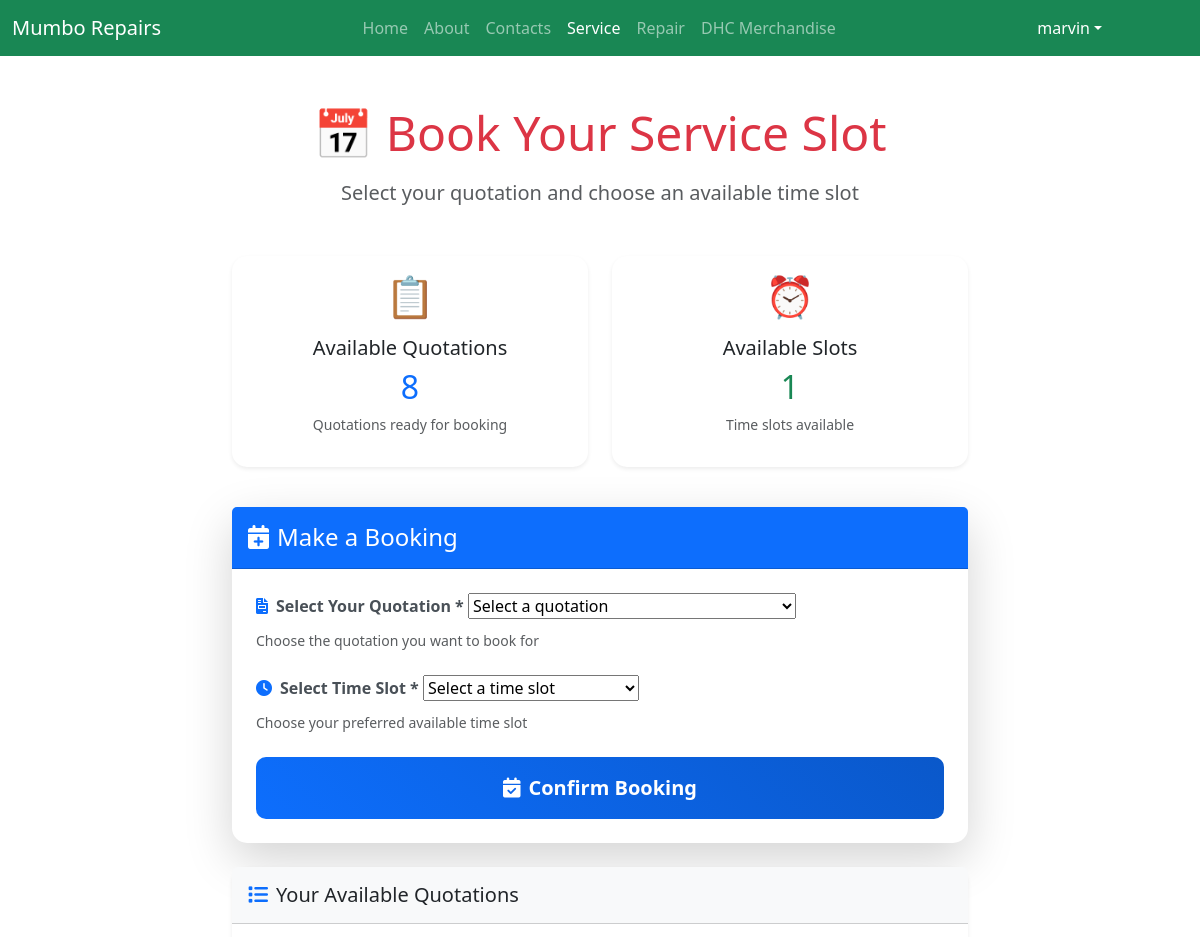
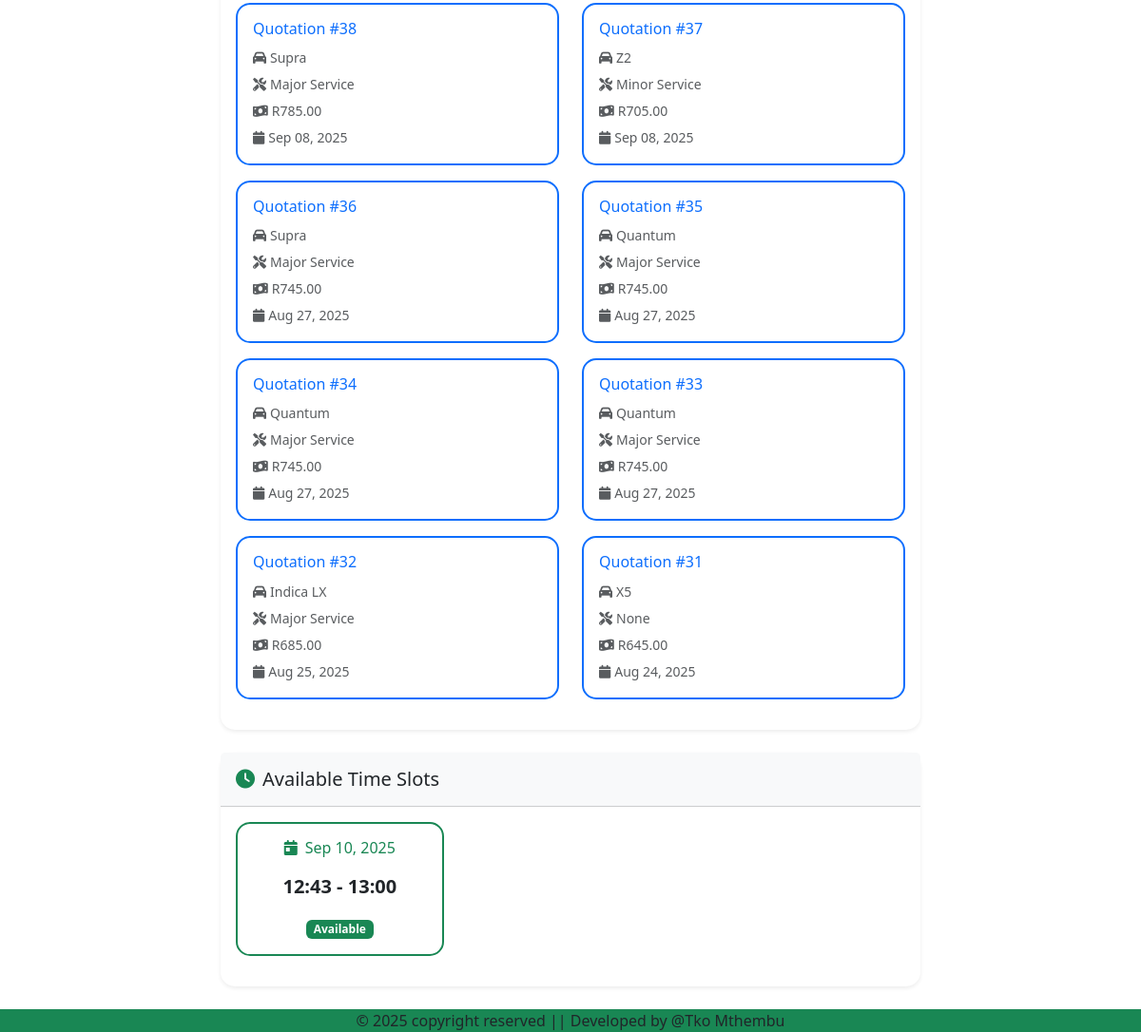
Page /service/available-slots/ (signed in) on the committed database (2 pictures, top to bottom).
### service/models.py (models this page shows, shortened)
class QuotationRequest(models.Model):
    TRANSOPT = [
        ('manual','Manual'),
        ('automatic','Automatic')
    ]
    GASCHOICE = [
        ('petro','Petrol'),
        ('diesel','diesel'),
    ]
    quotereq_id = models.AutoField(primary_key=True, unique=True)
    user = models.ForeignKey(User, on_delete=models.CASCADE)
    vehicle_type = models.ForeignKey(Vehicle, on_delete=models.CASCADE)
    engine_capacity = models.DecimalField(max_digits=4, decimal_places=1, blank=True, null=True)
    gas = models.CharField(max_length=10, choices=GASCHOICE, blank=True, null=True)
    millage = models.CharField(max_length=6, blank=True, null=True)
    transmission = models.CharField(max_length=10, choices=TRANSOPT, default='manual',blank=True, null=True)
    service_requested = models.ForeignKey(Services,on_delete=models.CASCADE, blank=True, null=True)
    total_cost = models.DecimalField(max_digits=10, decimal_places=2, null=True, blank=True)
    additional_notes = models.TextField(blank=True)
    created_at = models.DateTimeField(auto_now_add=True)
    def __str__(self):
        return f"Quotation #{self.quotereq_id} for {self.user.username} it cost R{self.total_cost}"

class Vehicle(models.Model):
    vehicle_id = models.AutoField(primary_key=True, unique=True)
    owner = models.ForeignKey(User, on_delete=models.CASCADE, blank=True, null=True)
    name = models.CharField(max_length=25, blank=True, null=True)
    model = models.CharField(max_length=15, blank=True, null=True)
    year = models.CharField(max_length=4, blank=True, null=True)
    vin_number = models.CharField(max_length=25, blank=True, null=True)
    license_plate = models.CharField(max_length=12, blank=True, null=True)
    def __str__(self):
        return f'{self.name}'

class Services(models.Model):
    service_id = models.AutoField(primary_key=True, unique=True)
    service_type = models.CharField(max_length=20, blank=True, null=True)
    description = models.CharField(max_length=50, blank=True, null=True)
    base_price = models.DecimalField(max_digits=10, decimal_places=2)
    def __str__(self):
        return(self.service_type)

class TimeSlot(models.Model):
    timeslot_id = models.AutoField(primary_key=True, unique=True)
    date = models.DateField(blank=True, null=True)
    start_time = models.TimeField()  # Changed from DateTimeField
    end_time = models.TimeField()    # Changed from DateTimeField
    is_available = models.BooleanField(default=True)
    def __str__(self):
        date_str = self.date.strftime('%Y-%m-%d') if self.date else "No date"
        start_str = self.start_time.strftime('%H:%M') if self.start_time else "No start time"
        end_str = self.end_time.strftime('%H:%M') if self.end_time else "No end time"
        return f"{date_str} {start_str} to {end_str}"

### service/views.py (the view)
# urls.py: path('available-slots/', views.book_slot, name='available_slots'),
@login_required
def book_slot(request):
    booked_slot_ids = Booking.objects.values_list('time_slot_id', flat=True)
    slots = TimeSlot.objects.filter(is_available=True).exclude(timeslot_id__in=booked_slot_ids)
    booked_quotation_ids = Booking.objects.filter(user=request.user).values_list('quotation_id', flat=True)
    quotes = QuotationRequest.objects.filter(user=request.user).exclude(quotereq_id__in=booked_quotation_ids).order_by('-created_at')
    if request.method == "POST":
        form = BookingForm(request.POST, user=request.user)
        if form.is_valid():
            try:
                booking = form.save(commit=False)
                booking.user = request.user
                if Booking.objects.filter(time_slot=booking.time_slot).exists():
                    messages.error(request, "This time slot has already been booked. Please choose another one.")
                    return render(request, "service/available_slots.html", {"form": form, "quotes": quotes,"slots": slots})
                if Booking.objects.filter(quotation=booking.quotation).exists():
                    messages.error(request, "This quotation already has a booking.")
                    return render(request, "service/available_slots.html", {"form": form, "quotes": quotes,"slots": slots})
                booking.save()
                booking.time_slot.is_available = False
                booking.time_slot.save()
                messages.success(request, "Booking created successfully")
            except IntegrityError:
                messages.error(request, "This quotation already has a booking or the time slot is no longer available.")
        else:
            messages.error(request, "Please correct the errors below.")
    else:
        form = BookingForm(user=request.user)
    return render(request, "service/available_slots.html", {"form": form,  "quotes": quotes,"slots": slots})

### service/forms.py
class BookingForm(forms.ModelForm):
    quotation = forms.ModelChoiceField(
        queryset=QuotationRequest.objects.none(),
        empty_label="Select a quotation",
        required=True
    )
    time_slot = forms.ModelChoiceField(
        queryset=TimeSlot.objects.none(),
        empty_label="Select a time slot",
        required=True
    )
    class Meta:
        model = Booking
        fields = ['quotation', 'time_slot']
    def __init__(self, *args, **kwargs):
        user = kwargs.pop('user', None)
        super().__init__(*args, **kwargs)
        if user:
            booked_quotation_ids = Booking.objects.filter(user=user).values_list('quotation_id', flat=True)
            self.fields['quotation'].queryset = QuotationRequest.objects.filter(user=user).exclude(quotereq_id__in=booked_quotation_ids)
            booked_slot_ids = Booking.objects.values_list('time_slot_id', flat=True)
            self.fields['time_slot'].queryset = TimeSlot.objects.filter(is_available=True).exclude(timeslot_id__in=booked_slot_ids)

### service/templates/service/available_slots.html (shortened to what this page needs)
{% extends "HomeApp/base.html" %}
{% load static %}
{% block main-content %}
<div class="container py-5">
    <div class="row justify-content-center">
        <div class="col-lg-8">
            <div class="text-center mb-5">
                <h1 class="display-5 text-danger mb-3">📅 Book Your Service Slot</h1>
                <p class="lead text-muted">Select your quotation and choose an available time slot</p>
            </div>
            <div class="row mb-4">
                <div class="col-md-6 mb-3">
                    <div class="card border-0 shadow-sm h-100">
                        <div class="card-body text-center">
                            <div class="d-flex justify-content-center align-items-center mb-3">
                                <span class="display-6 text-primary">📋</span>
                            </div>
                            <h5 class="card-title">Available Quotations</h5>
                            <h2 class="text-primary">{{ quotes.count }}</h2>
                            <p class="text-muted small">Quotations ready for booking</p>
                        </div>
                    </div>
                </div>
                <div class="col-md-6 mb-3">
                    <div class="card border-0 shadow-sm h-100">
                        <div class="card-body text-center">
                            <div class="d-flex justify-content-center align-items-center mb-3">
                                <span class="display-6 text-success">⏰</span>
                            </div>
                            <h5 class="card-title">Available Slots</h5>
                            <h2 class="text-success">{{ slots.count }}</h2>
                            <p class="text-muted small">Time slots available</p>
                        </div>
                    </div>
                </div>
            </div>
            {% if quotes.count > 0 and slots.count > 0 %}
            <div class="card border-0 shadow-lg">
                <div class="card-header bg-primary text-white py-3">
                    <h4 class="mb-0"><i class="fas fa-calendar-plus me-2"></i>Make a Booking</h4>
                </div>
                <div class="card-body p-4">
                    <form method="POST" class="needs-validation" novalidate>
                        <div class="mb-4">
                            <label for="id_quotation" class="form-label fw-semibold">
                                <i class="fas fa-file-invoice me-2 text-primary"></i>Select Your Quotation *
                            </label>
                            {{ form.quotation }}
                            <div class="form-text">Choose the quotation you want to book for</div>
                        </div>
                        <div class="mb-4">
                            <label for="id_time_slot" class="form-label fw-semibold">
                                <i class="fas fa-clock me-2 text-primary"></i>Select Time Slot *
                            </label>
                            {{ form.time_slot }}
                            <div class="form-text">Choose your preferred available time slot</div>
                        </div>
                        <div class="d-grid">
                            <button type="submit" class="btn btn-primary btn-lg py-3">
                                <i class="fas fa-calendar-check me-2"></i>Confirm Booking
                            </button>
                        </div>
                    </form>
                </div>
            </div>
            {% endif %}
            {% if quotes.count > 0 %}
            <div class="card border-0 shadow-sm mt-4">
                <div class="card-header bg-light py-3">
                    <h5 class="mb-0"><i class="fas fa-list me-2 text-primary"></i>Your Available Quotations</h5>
                </div>
                <div class="card-body">
                    <div class="row">
                        {% for quote in quotes %}
                        <div class="col-md-6 mb-3">
                            <div class="card border-primary border-2 h-100">
                                <div class="card-body">
                                    <h6 class="card-title text-primary">Quotation #{{ quote.quotereq_id }}</h6>
                                    <p class="card-text mb-1">
                                        <small class="text-muted">
                                            <i class="fas fa-car me-1"></i>{{ quote.vehicle_type }}
                                        </small>
                                    </p>
                                    <p class="card-text mb-1">
                                        <small class="text-muted">
                                            <i class="fas fa-tools me-1"></i>{{ quote.service_requested }}
                                        </small>
                                    </p>
                                    <p class="card-text mb-1">
                                        <small class="text-muted">
                                            <i class="fas fa-money-bill-wave me-1"></i>R{{ quote.total_cost }}
                                        </small>
                                    </p>
                                    <p class="card-text">
                                        <small class="text-muted">
                                            <i class="fas fa-calendar me-1"></i>{{ quote.created_at|date:"M d, Y" }}
                                        </small>
                                    </p>
                                </div>
                            </div>
                        </div>
                        {% endfor %}
                    </div>
                </div>
            </div>
            {% endif %}
            {% if slots.count > 0 %}
            <div class="card border-0 shadow-sm mt-4">
                <div class="card-header bg-light py-3">
                    <h5 class="mb-0"><i class="fas fa-clock me-2 text-success"></i>Available Time Slots</h5>
                </div>
                <div class="card-body">
                    <div class="row">
                        {% for slot in slots %}
                        <div class="col-md-6 col-lg-4 mb-3">
                            <div class="card border-success border-2 h-100">
                                <div class="card-body text-center">
                                    <h6 class="card-title text-success mb-3">
                                        <i class="fas fa-calendar-day me-2"></i>{{ slot.date|date:"M d, Y" }}
                                    </h6>
                                    <p class="card-text fs-5 fw-bold text-dark">
                                        {{ slot.start_time|time:"H:i" }} - {{ slot.end_time|time:"H:i" }}
                                    </p>
                                    <span class="badge bg-success">Available</span>
                                </div>
                            </div>
                        </div>
                        {% endfor %}
                    </div>
                </div>
            </div>
            {% endif %}
        </div>
    </div>
</div>
<link rel="stylesheet" href="https://cdnjs.cloudflare.com/ajax/libs/font-awesome/6.0.0/css/all.min.css">
{% endblock main-content %}

### HomeApp/templates/HomeApp/base.html (shortened to what this page needs)
{% load static %}
<!DOCTYPE html>
<html lang="en">
<head>
    <link href="https://cdn.jsdelivr.net/npm/bootstrap@5.3.5/dist/css/bootstrap.min.css" rel="stylesheet">
    <link rel="stylesheet" href="{% static 'HomeApp/css/all.min.css' %}">
    <link rel="stylesheet" href="{% static 'HomeApp/css/owl.carousel.min.css' %}">
    <link rel="stylesheet" href="https://cdnjs.cloudflare.com/ajax/libs/toastr.js/latest/toastr.min.css">
    <link href="https://cdn.jsdelivr.net/npm/bootstrap@5.3.0/dist/css/bootstrap.min.css" rel="stylesheet">
    <link rel="stylesheet" href="https://cdnjs.cloudflare.com/ajax/libs/font-awesome/6.0.0/css/all.min.css">
</body>
</head>
<body>
    <nav class="navbar navbar-expand-lg navbar-dark bg-success">
        {% if user.is_authenticated %}
            <div class="container-fluid" >
                <a class="navbar-brand" href="#">
                    <img src="">Mumbo Repairs
                </a>
                <div class="collapse navbar-collapse justify-content-center" id="navbarNav">
                    <ul class="navbar-nav">
                        <li class="nav-item">
                        <a class="nav-link {% if request.path == '/home/' %}active{% endif %}" aria-current="page" href="{% url "home" %}">Home</a>
                        </li>
                        <li class="nav-item">
                        <a class="nav-link {% if request.path == '/about/' %}active{% endif %}" href="#">About</a>
                        </li>
                        <li class="nav-item">
                        <a class="nav-link {% if request.path == '/contacts/' %}active{% endif %}" href="#">Contacts</a>
                        </li>
                        <li class="nav-item">
                        <a class="nav-link {% if 'service' in request.path %}active{% endif %}"  href="{% url "service:home" %}">Service</a>
                        </li>
                        <li class="nav-item">
                        <a class="nav-link" href="{% url "repairs:repair" %}">Repair</a>
                        </li>
                        <li class="nav-item">
                        <a class="nav-link" href="#">DHC Merchandise</a>
                        </li>
                    </ul>
                </div>
                <div>
                    <ul class="navbar-nav me-auto mb-2 mb-lg-0">
                        <li class="nav-item dropdown mx-2">
                            <a class="nav-link dropdown-toggle text-white" href="#" id="profileDropdown" role="button" data-bs-toggle="dropdown" arial-expanded="false" style="margin-right:70px">{{user.username}}</a>
                        </li>
                    </ul>
                </div>
            </div>
        {% endif %}
    </nav>
    {% block main-content %}{% endblock main-content %}
    <footer class="container-fluid fixed-bottom bg-success text-center p-0.5 mt-4">
        &copy; 2025 copyright reserved || Developed by @Tko Mthembu
    </footer>
</html>

### service/templates/service/available_slots.html (style rules this page uses)
.card { border-radius: 15px; transition: transform 0.2s ease-in-out; }
.btn-primary { background: linear-gradient(45deg, #0d6efd, #0a58ca); border: none; border-radius: 10px; font-weight: 600; transition: all 0.3s ease; }
.form-label { font-weight: 600; color: #495057; }

### rows in the picture
QuotationRequest: quotereq_id "38", vehicle_type "Supra", service_requested "Major Service", total_cost "785.00", created_at "Sep 08, 2025"
QuotationRequest: quotereq_id "37", vehicle_type "Z2", service_requested "Minor Service", total_cost "705.00", created_at "Sep 08, 2025"
QuotationRequest: quotereq_id "36", vehicle_type "Supra", service_requested "Major Service", total_cost "745.00", created_at "Aug 27, 2025"
QuotationRequest: quotereq_id "35", vehicle_type "Quantum", service_requested "Major Service", total_cost "745.00", created_at "Aug 27, 2025"
QuotationRequest: quotereq_id "34", vehicle_type "Quantum", service_requested "Major Service", total_cost "745.00", created_at "Aug 27, 2025"
QuotationRequest: quotereq_id "33", vehicle_type "Quantum", service_requested "Major Service", total_cost "745.00", created_at "Aug 27, 2025"
QuotationRequest: quotereq_id "32", vehicle_type "Indica LX", service_requested "Major Service", total_cost "685.00", created_at "Aug 25, 2025"
QuotationRequest: quotereq_id "31", vehicle_type "X5", service_requested "None", total_cost "645.00", created_at "Aug 24, 2025"
TimeSlot: date "Sep 10, 2025", start_time "12:43", end_time "13:00"

### other values in the picture
{{ user.username }} "marvin"
{{ quotes.count }} "8"
{{ slots.count }} "1"
